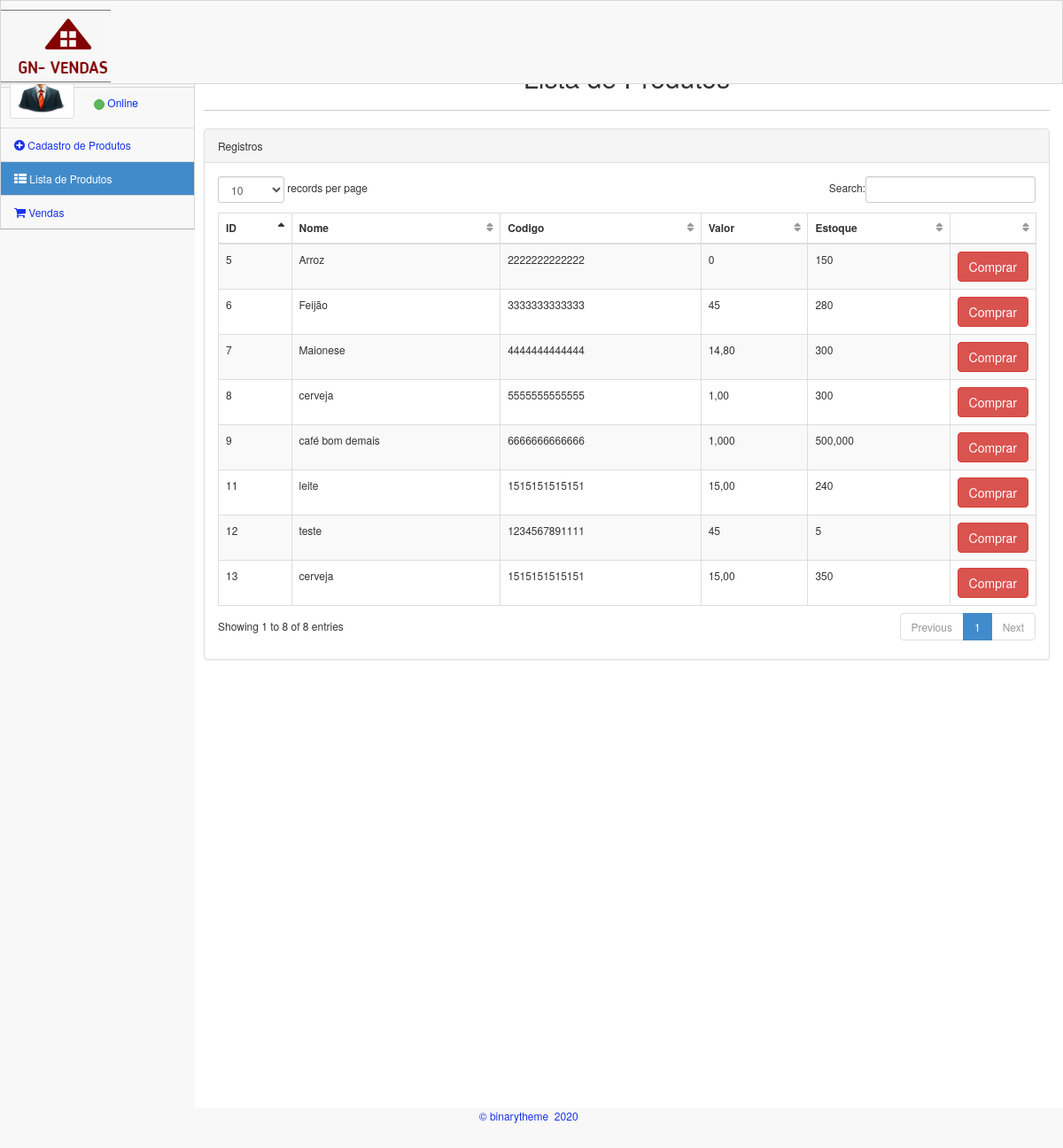
/lista_produtos.php, run on the app's committed database.
### tables this page shows
CREATE TABLE IF NOT EXISTS `produtos` (
  `id` int(10) NOT NULL AUTO_INCREMENT,
  `nome_prod` varchar(100) NOT NULL,
  `codigo` varchar(13) NOT NULL,
  `valor` varchar(10) NOT NULL,
  `estoque` varchar(10) NOT NULL,
  PRIMARY KEY (`id`)
);

### lista_produtos.php (the view, shortened to what this page needs)
<!DOCTYPE html>
<html lang="en">
<head>
    <link rel="stylesheet" href="estilo/plugins/bootstrap/css/bootstrap.css" />
    <link rel="stylesheet" href="estilo/css/main.css" />
    <link rel="stylesheet" href="estilo/css/theme.css" />
    <link rel="stylesheet" href="estilo/css/MoneAdmin.css" />
    <link rel="stylesheet" href="estilo/plugins/Font-Awesome/css/font-awesome.css" />
    <link href="estilo/plugins/dataTables/dataTables.bootstrap.css" rel="stylesheet" />
</head>
<?
include "connect.php";
?>
<body class="padTop53 " >
    <div id="wrap">
        <div id="top">
            <nav class="navbar navbar-inverse navbar-fixed-top " style="padding-top: 10px;">
                <header class="navbar-header">
                    <a href="index.php" class="navbar-brand">
                    <img src="estilo/img/logo.png" alt="" />
                   </a>
                </header>
            </nav>
        </div>
       <div id="left">
            <div class="media user-media well-small">
                <a class="user-link" href="#">
                <img class="media-object img-thumbnail user-img" alt="User Picture" src="estilo/img/user.png" />
                </a>
                <br />
                <div class="media-body">
                    <h5 class="media-heading">User</h5>
                    <ul class="list-unstyled user-info">
                        <li>
                             <a class="btn btn-success btn-xs btn-circle" style="width: 10px;height: 12px;"></a> Online
                        </li>
                    </ul>
                </div>
                <br />
            </div>
            <ul id="menu" class="collapse">
                <li><a href="index.php" ><i class="icon-plus-sign"></i> Cadastro de Produtos</a></li>
                <li class="panel active"><a href="lista_produtos.php"><i class="icon-th-list"></i> Lista de Produtos</a>
                <li><a href="lista_compras.php"><i class="icon-shopping-cart"></i> Vendas</a>
            </ul>
        </div>
        <div id="content">
            <div class="inner">
                <div class="row">
                    <div class="col-lg-12">
                     <h2 align="center"> Lista de Produtos</h2>
                    </div>
                </div>
                <hr />
                <div class="row">
                <div class="col-lg-12">
                    <div class="panel panel-default">
                        <div class="panel-heading">
                            Registros
                        </div>
                        <div class="panel-body">
                            <div class="table-responsive">
                                <table class="table table-striped table-bordered table-hover" id="dataTables-example">
                                    <thead>
                                        <tr>
                                            <th>ID</th>
                                            <th>Nome</th>
                                            <th>Codigo</th>
                                            <th>Valor</th>
                                            <th>Estoque</th>
                                            <th></th>
                                        </tr>
                                    </thead>
                                    <tbody>
                                        <?
                                        $sql= "SELECT * FROM `produtos` WHERE 1";
                                        $resp = mysql_query($sql,$conexao);
                                        while($row=mysql_fetch_array($resp)){
										?>
                                      <tr class="odd gradeX">
                                            <td><? echo $id_produto = $row['id'];?></td>
                                            <td><? echo $row['nome_prod'];?></td>
                                            <td><? echo $row['codigo'];?></td>
                                            <td class="center"><? echo $row['valor'];?></td>
                                            <td class="center"><? echo $row['estoque'];?></td>
                                              <td width="10%" title="Comprar">
                                              <a href="#" onclick="return abrirPopup('<?php echo "compra.php?id_prod=$id_produto"; ?>', 1000, 800)"> <input type="submit" value="Comprar" class="btn btn-danger" /></a></td>
                                        </tr>
                                      <? } ?>
                                    </tbody>
                                </table>
                            </div>
                        </div>
                    </div>
                </div>
            </div>
        </div>
    </div>
    <div id="footer">
        <p>&copy;  binarytheme &nbsp;2020 &nbsp;</p>
    </div>
</body>
</html>

### estilo/css/main.css (style rules this page uses)
#wrap { margin: 0 auto; }
#footer { height: 48px; background-color: #222222; }
@media (min-width: 768px) { html, body { height: 100%; } }
@media (min-width: 768px) { #wrap { height: auto !important; height: 100%; min-height: 100%; padding: 0 0 48px; margin-bottom: -48px; } }
body.padTop53 { padding-top: 75px; overflow: visible; }
@media (min-width: 802px) { body.padTop53 { padding-top: 51px; } }
#wrap:before, #top:before, .head:before, #footer:before, #wrap:after, #top:after, .head:after, #footer:after { display: table; content: " "; }
#wrap:after, #top:after, .head:after, #footer:after { clear: both; }
#wrap { background-color: #f8f8f8; }
@media (min-width: 768px) { #left { position: relative; float: left; width: 100px; } }
@media (min-width: 768px) { #content { margin-left: 700px; } }
@media (min-width: 768px) { #left { margin-bottom: -10px; } }
@media (min-width: 992px) { #left { width: 220px; } }
@media (min-width: 992px) { #content { margin-left: 220px; } }
#top .navbar { margin-bottom: 0; border:1px solid rgb(216, 215, 215); background-color:#f8f8f8; }
#top .navbar-brand { padding: 0; }
.user-media { display: none; color:#0029FF; border-right:1px solid rgb(216, 215, 215); border-left:1px solid rgb(216, 215, 215); }
@media (min-width: 768px) { .user-media { display: block; } }
@media (min-width: 768px) { .user-media .media-body { display: none; } }
@media (min-width: 768px) { .user-media .user-link { position: relative; display: block; margin-right: auto; margin-left: auto; } }
@media (min-width: 768px) { .user-media .user-link .user-img { margin: 10px auto; } }
@media (min-width: 992px) { .user-media .user-link { float: left; } }
@media (min-width: 992px) { .user-media .user-link .user-img { margin: 10px; } }
@media (min-width: 992px) { .user-media .media-body { display: block; float: left; margin-left: 12px; } }
@media (min-width: 992px) { .user-media .media-body h5.media-heading { font-size: 18px; padding-top: 8px; margin-bottom: 11px; color: #050505; font-weight: bolder; } }
#menu { position: relative; overflow: hidden; border-right:1px solid rgb(216, 215, 215); border-left:1px solid rgb(216, 215, 215); background-color:#f8f8f8; border-bottom: 1px solid rgba(0, 0, 0, 0.3); -webkit-box-shadow: 0 1px 0 rgba(255, 255, 255, 0.05); box-shadow: 0 1px 0 rgba(255, 255, 255, 0.05); }
#menu, #menu ul { padding: 0; margin: 0; list-style: none; }
@media (min-width: 768px) { #menu.collapse { display: inherit !important; } }
#menu > li { position: relative; display: block; margin: 0; border-width: 0; border-radius: 0; }
#menu > li > a { position: relative; display: block; padding: 10px 15px; color: #1933EC; border-top:1px solid rgb(216, 215, 215); }
#menu > li.active > a { color: #fff; background-color: #428bca; }
#menu > li.panel { background-color: transparent; }
#menu li > a { text-decoration: none; }
#menu > li.active > a { position: relative; }
@media (min-width: 768px) { .mini-sidebar #menu > li > a, #menu > li > a { text-align: center; } }
@media (min-width: 768px) { .mini-sidebar #menu > li > a > i, #menu > li > a > i { display: block; font-size: 20px; } }
@media (min-width: 768px) { #menu:after, .mini-sidebar #menu:after { position: absolute; top: 0; right: 0; bottom: 0; left: 0; display: block; width: 0; -webkit-box-shadow: 97px 1px 5px 2px rgba(0, 0, 0, 0.6); box-shadow: 97px 1px 5px 2px rgba(0, 0, 0, 0.6); } }
@media (min-width: 992px) { #menu > li > a { text-align: left; } }
@media (min-width: 992px) { #menu > li > a > i { display: inline; font-size: 14px; } }
@media (min-width: 992px) { #menu:after { -webkit-box-shadow: 217px 1px 5px 2px rgba(0, 0, 0, 0.6); box-shadow: 217px 1px 5px 2px rgba(0, 0, 0, 0.6); } }
#content { -webkit-transition: margin 0.4s; transition: margin 0.4s; }
.inner { position: relative; min-height: 1px; padding-right: 15px; padding-left: 10px; background: #fff; border: 0px solid #e4e4e4; min-height:1200px; }
@media (min-width: 768px) { .inner { float: left; width: 100%; } }
.inner .row { margin-right: -15px; margin-left: -15px; }
#footer { margin: 0 auto; color: #1933EC; background-color:#f8f8f8; border:1px solid rgb(216, 215, 215); }
#footer p { padding: 12px 0 0; text-align: center; }
.btn-circle { width: 40px; height: 40px; padding: 8px 10px; border-radius: 500px; }
.btn-circle.btn-xs { width: 20px; height: 20px; padding: 0 5px; }
.inner hr { margin-top: 10px; border-top-color: #ccc; }

### data on the page
produtos: id "5", nome_prod "Arroz", codigo "2222222222222", valor "0", estoque "150"
produtos: id "6", nome_prod "Feijão", codigo "3333333333333", valor "45", estoque "280"
produtos: id "7", nome_prod "Maionese", codigo "4444444444444", valor "14,80", estoque "300"
produtos: id "8", nome_prod "cerveja", codigo "5555555555555", valor "1,00", estoque "300"
produtos: id "9", nome_prod "café bom demais", codigo "6666666666666", valor "1,000", estoque "500,000"
produtos: id "11", nome_prod "leite", codigo "1515151515151", valor "15,00", estoque "240"
produtos: id "12", nome_prod "teste", codigo "1234567891111", valor "45", estoque "5"
produtos: id "13", nome_prod "cerveja", codigo "1515151515151", valor "15,00", estoque "350"
